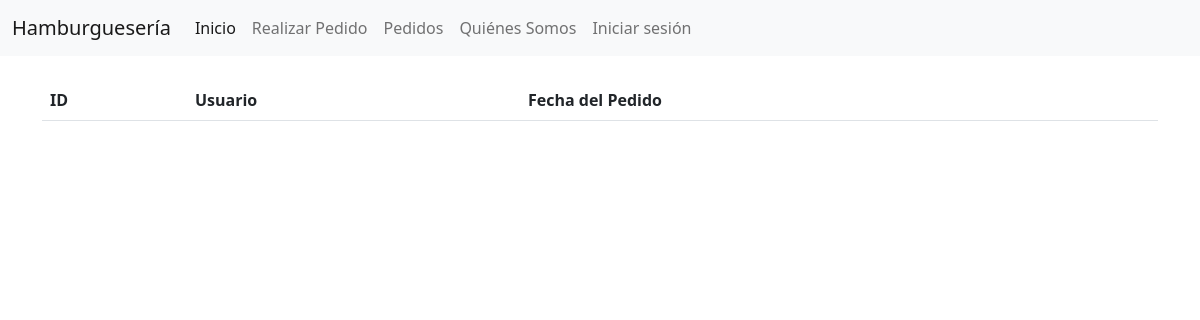
Page /pedidos/lista/ on the earlier database version.
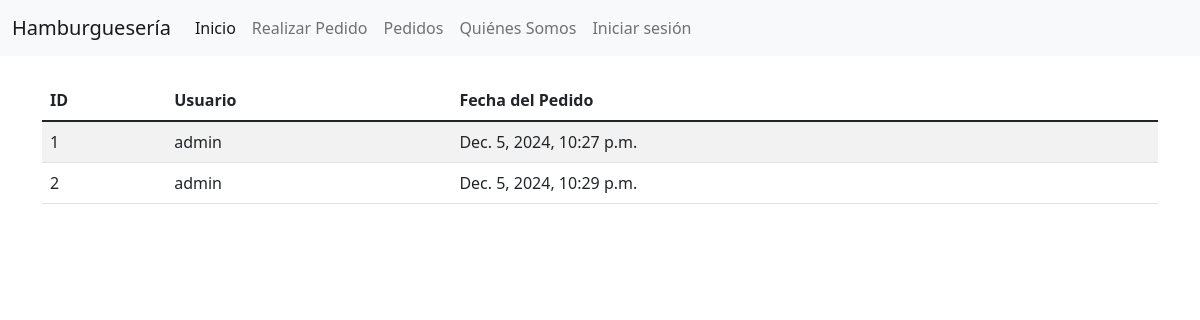
Same page on the later database version.
### pedidos/models.py (models this page shows, shortened)
class Pedido(models.Model):
    usuario = models.ForeignKey(User, on_delete=models.CASCADE, default=1)
    hamburguesa = models.ForeignKey(Hamburguesa, on_delete=models.CASCADE)
    cantidad = models.IntegerField()
    fecha_pedido = models.DateTimeField(auto_now_add=True)

### pedidos/views.py (the view)
# urls.py: path('pedidos/lista/', views.lista_pedidos, name='lista_pedidos'),
def lista_pedidos(request):
    pedidos = Pedido.objects.all()
    return render(request, 'pedidos/lista_pedidos.html', {'pedidos': pedidos})

### pedidos/templates/pedidos/lista_pedidos.html (shortened to what this page needs)
{% extends 'base.html' %}
{% block content %}
    <table class="table table-striped">
        <thead>
            <tr>
                <th>ID</th>
                <th>Usuario</th>
                <th>Fecha del Pedido</th>
            </tr>
        </thead>
        <tbody>
            {% for pedido in pedidos %}
                <tr>
                    <td>{{ pedido.id }}</td>
                    <td>{{ pedido.usuario.username }}</td>
                    <td>{{ pedido.fecha_pedido }}</td>
                </tr>
            {% endfor %}
        </tbody>
    </table>
{% endblock %}

Differences in the rows shown:
added Pedido: id "1", usuario.username "admin", fecha_pedido "Dec. 5, 2024, 10:27 p.m."
added Pedido: id "2", usuario.username "admin", fecha_pedido "Dec. 5, 2024, 10:29 p.m."
